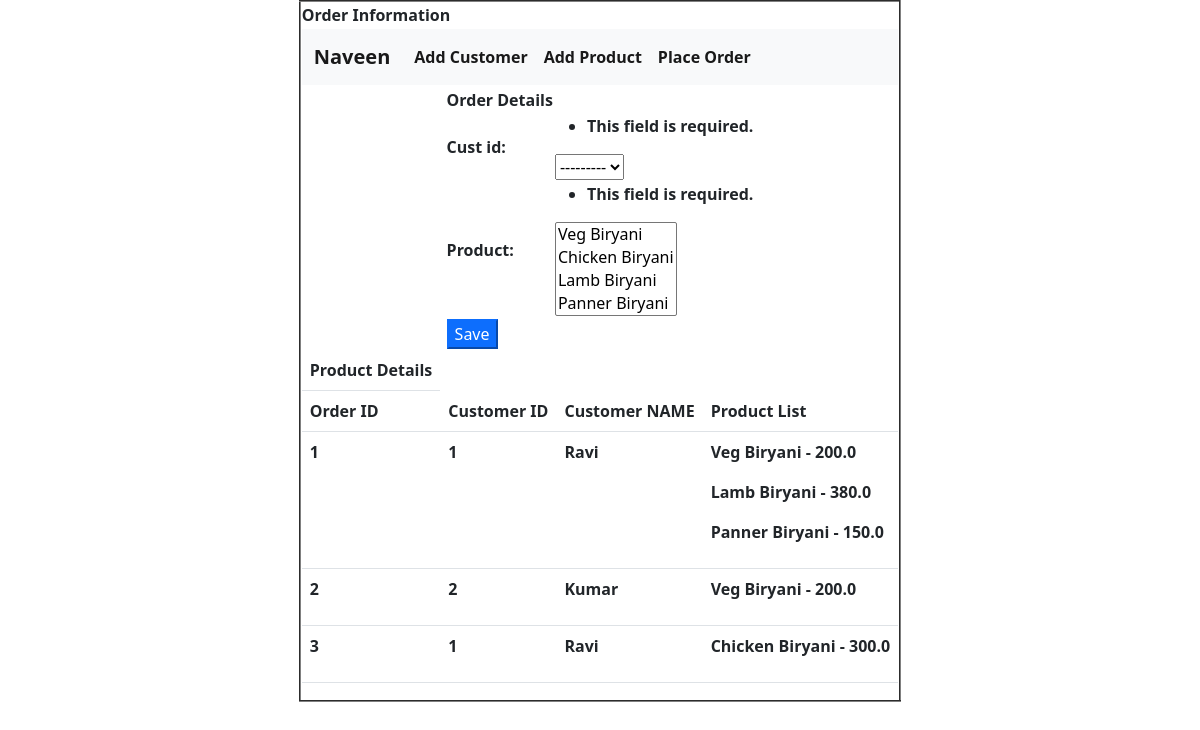
The page /order/ on the database its author committed.
### app21/models.py (models this page shows)
class ProductModel(models.Model):
    product_id = models.AutoField(primary_key=True)
    product_name = models.CharField(max_length=100)
    product_price = models.FloatField()
    def __str__(self):
        return self.product_name

class OrderModel(models.Model):
    order_id = models.AutoField(primary_key=True)
    cust_id = models.ForeignKey(CustomerModel,on_delete=models.CASCADE)
    product = models.ManyToManyField(ProductModel)

class CustomerModel(models.Model):
    customer_id = models.AutoField(primary_key=True)
    customer_name = models.CharField(max_length=100)
    customer_contact = models.IntegerField()
    def __str__(self):
        return str(self.customer_id)

### app21/views.py (the view)
# urls.py: path('order/',views.showOrder,name='order')
def showOrder(request):
    pf = OrderForm(request.POST)
    if request.method == "POST":
        pf.save()
        return redirect('order')
    else:
        return render(request, "order.html", {"oform": pf, "odata": OrderModel.objects.all()})

### app21/forms.py
class OrderForm(forms.ModelForm):
    class Meta:
        model = OrderModel
        fields = "__all__"

### templates/order.html (shortened to what this page needs)
{% extends 'common.html' %}
{% block content %}
    <form action="{% url 'order' %}" method="post">
    <table align="center">
        <tr>
            <th>
                Order Details
            </th>
        </tr>
        {{ oform }}
        <tr>
            <th>
                <button type="submit" class="btn-primary">Save</button>
            </th>
        </tr>
    </table>
    </form>
    <table align="center" class="table">
        <tr>
            <th>Product Details</th>
        </tr>
        <tr>
            <th>Order ID</th>
            <th>Customer ID</th>
            <th>Customer NAME</th>
            <th>Product List</th>
        </tr>
        {% for order in odata %}
            <tr>
                <th>{{ order.order_id }}</th>
                <th>{{ order.cust_id }}</th>
                <th>
                    {{ order.cust_id.customer_name }}
                </th>
                <th>
                    {% for product in order.product.all %}
                        <p> {{ product.product_name }} - {{ product.product_price }}</p>
                    {% endfor %}
                </th>
            </tr>
        {% endfor %}
    </table>
{% endblock %}

### templates/common.html (shortened to what this page needs)
<!doctype html>
<html lang="en">
  <head>
    <link href="https://cdn.jsdelivr.net/npm/bootstrap@5.0.2/dist/css/bootstrap.min.css" rel="stylesheet">
  </head>
  <body>
    <table align="center" border="2">
        <tr>
            <th>
                Order Information
            </th>
        </tr>
        <tr>
            <th>
                <nav class="navbar navbar-expand-lg navbar-light bg-light">
  <div class="container-fluid">
    <a class="navbar-brand" href="#">Naveen</a>
    <div class="collapse navbar-collapse" id="navbarNav">
      <ul class="navbar-nav">
        <li class="nav-item">
          <a class="nav-link active" aria-current="page" href="{% url 'main' %}">
              Add Customer
          </a>
        </li>
           <li class="nav-item">
          <a class="nav-link active" aria-current="page" href="{% url 'product' %}">
              Add Product
          </a>
        </li>
           <li class="nav-item">
          <a class="nav-link active" aria-current="page" href="{% url 'order' %}">
              Place Order
          </a>
        </li>
      </ul>
    </div>
  </div>
</nav>
            </th>
        </tr>
        <tr>
            <th>
                {% block content %}
                {% endblock %}
            </th>
        </tr>
    </table>
  </body>
</html>

### rows shown on the page
ProductModel: product "Veg Biryani / Chicken Biryani / Lamb Biryani / Panner Biryani", product_name "Veg Biryani", product_price "200.0"
OrderModel: order_id "1", cust_id "1", cust_id.customer_name "Ravi"
ProductModel: product_name "Lamb Biryani", product_price "380.0"
ProductModel: product_name "Panner Biryani", product_price "150.0"
OrderModel: order_id "2", cust_id "2", cust_id.customer_name "Kumar"
OrderModel: order_id "3", cust_id "1", cust_id.customer_name "Ravi"
ProductModel: product_name "Chicken Biryani", product_price "300.0"
